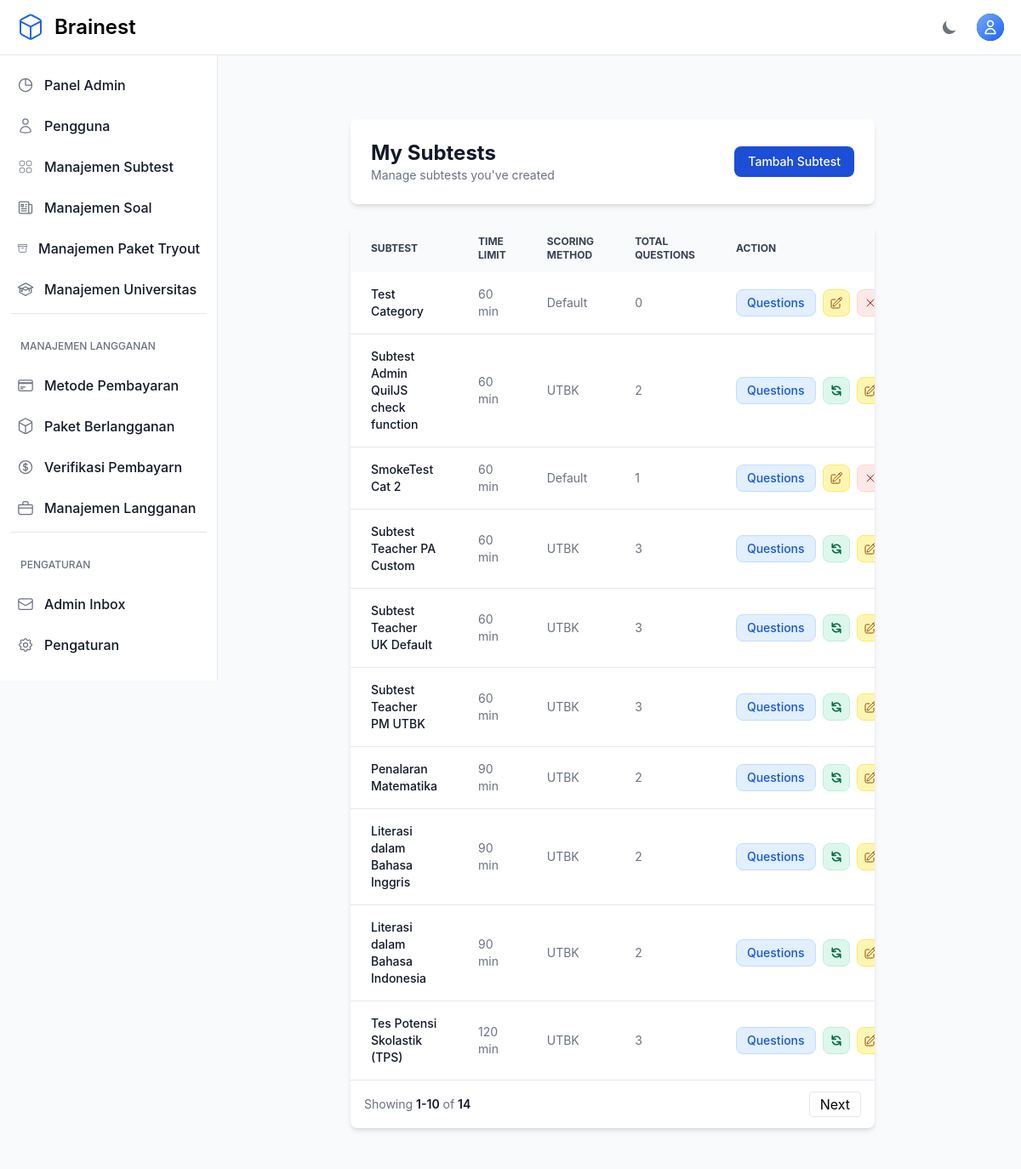
/teacher/categories/ (signed in), run on the app's committed database.
### otosapp/models.py (models this page shows, shortened)
class Category(models.Model):
    SCORING_METHODS = [
        ('default', 'Default'),
        ('custom', 'Custom'),
        ('utbk', 'UTBK'),
    ]
    category_name = models.CharField(max_length=200)
    time_limit = models.IntegerField(default=60, help_text="Time limit in minutes (default: 60 minutes)")
    scoring_method = models.CharField(max_length=10, choices=SCORING_METHODS, default='default')
    passing_score = models.FloatField(default=75.0, help_text="Minimum score required to pass (0-100)")
    release_date = models.DateTimeField(default=timezone.now, help_text="Tanggal rilis subtest ini")
    created_by = models.ForeignKey(
        User,
        on_delete=models.SET_NULL,
        null=True,
        blank=True,
        related_name='categories_created',
        help_text='Teacher who created this category'
    )
    teachers = models.ManyToManyField(
        User,
        related_name='teaching_categories',
        blank=True,
        help_text='Additional teachers assigned to this category'
    )

### otosapp/views.py (the view)
# urls.py: path('teacher/categories/', views.teacher_category_list, name='teacher_category_list'),
@login_required
@admin_or_teacher_required
def teacher_category_list(request):
    if request.user.is_admin():
        categories = Category.objects.all().order_by('-id')
    else:
        categories = Category.objects.filter(
            Q(created_by=request.user) | Q(teachers=request.user)
        ).distinct().order_by('-id')
    paginator = Paginator(categories, 10)
    page = request.GET.get('page')
    try:
        categories_page = paginator.page(page)
    except PageNotAnInteger:
        categories_page = paginator.page(1)
    except EmptyPage:
        categories_page = paginator.page(paginator.num_pages)
    return render(request, 'teacher/category_list.html', {'categories': categories_page, 'paginator': paginator})

### otosapp/context_processors.py (called while the page is built)
def sidebar_context(request):
    context = {}
    if request.user.is_authenticated and (request.user.is_superuser or request.user.is_admin()):
        pending_payments_count = PaymentProof.objects.filter(status='pending').count()
        context['pending_payments_count'] = pending_payments_count
    return context

### otosapp/models.py (called while the page is built)
    def is_admin(self):
        return self.role and self.role.role_name == 'Admin'

### otosapp/templates/teacher/category_list.html (shortened to what this page needs)
{% extends 'base.html' %}
{% block content %}
<section class="bg-gray-50 dark:bg-gray-900 p-3 sm:p-5 antialiased">
    <div class="mx-auto max-w-screen-xl px-4 lg:px-12">
        <div class="bg-white dark:bg-gray-800 relative shadow-md sm:rounded-lg overflow-hidden mb-6">
            <div class="p-6 flex items-center justify-between">
                <div>
                    <h1 class="text-2xl font-bold text-gray-900 dark:text-white">My Subtests</h1>
                    <p class="text-sm text-gray-500 dark:text-gray-400">Manage subtests you've created</p>
                </div>
                <div>
                    <a href="{% url 'teacher_category_create' %}" class="inline-flex items-center px-4 py-2 text-sm font-medium text-white bg-primary-700 rounded-lg hover:bg-primary-800">Tambah Subtest</a>
                </div>
            </div>
        </div>
        <div class="bg-white dark:bg-gray-800 relative shadow-md sm:rounded-lg overflow-hidden">
            <div class="overflow-x-auto">
                <table class="w-full text-sm text-left text-gray-500 dark:text-gray-400">
                    <thead class="text-xs text-gray-700 uppercase bg-gray-50 dark:bg-gray-700 dark:text-gray-400">
                        <tr>
                            <th class="px-6 py-3">Subtest</th>
                            <th class="px-6 py-3">Time Limit</th>
                            <th class="px-6 py-3">Scoring Method</th>
                            <th class="px-6 py-3">Total Questions</th>
                            <th class="px-6 py-3">Action</th>
                        </tr>
                    </thead>
                    <tbody>
                        {% for category in categories %}
                        <tr class="border-b dark:border-gray-700 hover:bg-gray-50 dark:hover:bg-gray-700 transition-colors">
                            <td class="px-6 py-4 font-medium text-gray-900 dark:text-white">{{ category.category_name }}</td>
                            <td class="px-6 py-4">{{ category.time_limit }} min</td>
                            <td class="px-6 py-4">{{ category.get_scoring_method_display }}</td>
                            <td class="px-6 py-4">{{ category.question_set.count }}</td>
                            <td class="px-6 py-4">
                                <div class="flex items-center space-x-2">
                                    <a href="{% url 'teacher_question_list' category.id %}" class="flex items-center justify-center px-3 h-8 text-sm font-medium text-blue-700 bg-blue-100 border border-blue-200 rounded-lg hover:bg-blue-200 dark:bg-blue-900 dark:text-blue-300 dark:border-blue-700 dark:hover:bg-blue-800" title="Questions">Questions</a>
                                    {% if category.scoring_method == 'utbk' %}
                                    <a href="{% url 'update_utbk_coefficients' category.id %}" class="flex items-center justify-center w-8 h-8 text-sm font-medium text-green-700 bg-green-100 border border-green-200 rounded-lg hover:bg-green-200 dark:bg-green-900 dark:text-green-300 dark:border-green-700 dark:hover:bg-green-800" title="Update UTBK coefficients">
                                    </a>
                                    {% endif %}
                                    <a href="{% url 'teacher_category_update' category.id %}" class="flex items-center justify-center w-8 h-8 text-sm font-medium text-yellow-700 bg-yellow-100 border border-yellow-200 rounded-lg hover:bg-yellow-200 dark:bg-yellow-900 dark:text-yellow-300 dark:border-yellow-700 dark:hover:bg-yellow-800" title="Edit">
                                    </a>
                                    <button type="button" onclick="confirmCategoryDelete('{{ category.id }}')" class="flex items-center justify-center w-8 h-8 text-sm font-medium text-red-700 bg-red-100 border border-red-200 rounded-lg hover:bg-red-200 dark:bg-red-900 dark:text-red-300 dark:border-red-700 dark:hover:bg-red-800" title="Delete">
                                        <svg xmlns="http://www.w3.org/2000/svg" fill="none" viewBox="0 0 24 24" stroke-width="1.5" stroke="currentColor" class="w-4 h-4" fill="currentColor" viewBox="0 0 20 20">
                                            <path stroke-linecap="round" stroke-linejoin="round" d="M6 18 18 6M6 6l12 12" />
                                        </svg>
                                    </button>
                                </div>
                            </td>
                        </tr>
                        {% endfor %}
                    </tbody>
                </table>
            </div>
            <nav class="flex flex-col md:flex-row justify-between items-start md:items-center space-y-3 md:space-y-0 p-4">
                <span class="text-sm font-normal text-gray-500 dark:text-gray-400">
                    Showing
                    <span class="font-semibold text-gray-900 dark:text-white">{{ categories.start_index }}-{{ categories.end_index }}</span>
                    of
                    <span class="font-semibold text-gray-900 dark:text-white">{{ categories.paginator.count }}</span>
                </span>
                <div>
                    {% if categories.has_next %}
                        <a href="?page={{ categories.next_page_number }}" class="px-3 py-1 border rounded">Next</a>
                    {% endif %}
                </div>
            </nav>
        </div>
    </div>
</section>
{% endblock %}

### data on the page
Category: category_name "Test Category", time_limit "60", scoring_method "Default", question_set.count "0"
Category: category_name "Subtest Admin QuilJS check function", time_limit "60", scoring_method "UTBK", question_set.count "2"
Category: category_name "SmokeTest Cat 2", time_limit "60", scoring_method "Default", question_set.count "1"
Category: category_name "Subtest Teacher PA Custom", time_limit "60", scoring_method "UTBK", question_set.count "3"
Category: category_name "Subtest Teacher UK Default", time_limit "60", scoring_method "UTBK", question_set.count "3"
Category: category_name "Subtest Teacher PM UTBK", time_limit "60", scoring_method "UTBK", question_set.count "3"
Category: category_name "Penalaran Matematika", time_limit "90", scoring_method "UTBK", question_set.count "2"
Category: category_name "Literasi dalam Bahasa Inggris", time_limit "90", scoring_method "UTBK", question_set.count "2"
Category: category_name "Literasi dalam Bahasa Indonesia", time_limit "90", scoring_method "UTBK", question_set.count "2"
Category: category_name "Tes Potensi Skolastik (TPS)", time_limit "120", scoring_method "UTBK", question_set.count "3"

### other printed values
{{ categories.start_index }} "1"
{{ categories.end_index }} "10"
{{ categories.paginator.count }} "14"
